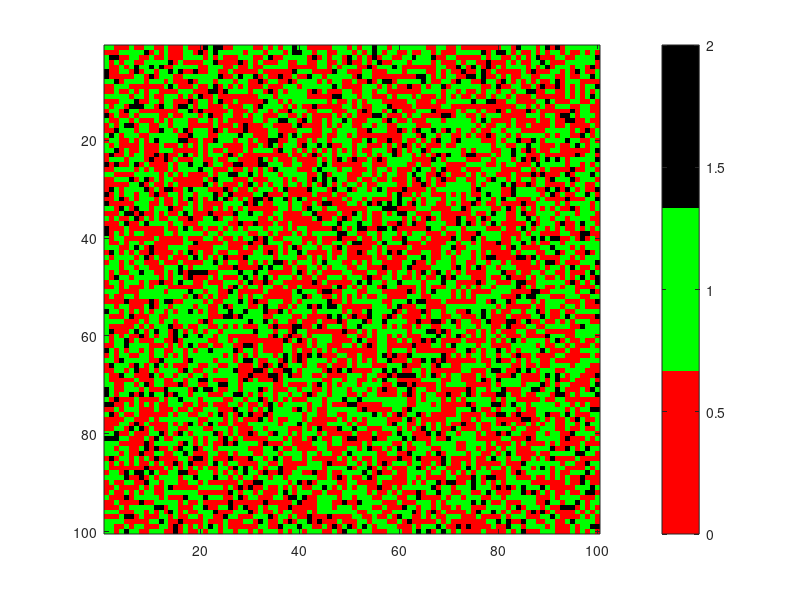

The MATLAB source for this figure: (Note: this script raises an error after producing the figure.)
candidates = [0,1,2];
weights = [0.45, 0.45, 0.10];
ROWS = 100;
COLS= 100;
grid_array = zeros(ROWS, COLS);

count_0 = 0;
count_1 = 0;
count_2 = 0;
RANDOM = logical(input("Random search or not (press 1 or 0): "));


H = input("Insert value for H: ");
SAVE_PICTURE=logical(input("Save picture or not (press 1 or 0): "));
for i = 1:ROWS
row = randsample(candidates, COLS, true, weights);
count_0 = count_0 + sum(row == 0);
count_1 = count_1 + sum(row == 1);
count_2 = count_2 + sum(row == 2);
disp(row)
grid_array(i, :) = row;
end

h=imagesc(grid_array);


% set the color map to display 0s as black, 1s as red, and 2s as green
colormap([1 0 0; 0 1 0;0 0 0]);

% add a colorbar to show the mapping of values to colors
colorbar;
disp(['number of reds: ', num2str(count_0)]);
disp(['number of blue: ', num2str(count_1)]);
disp(['number of empty: ', num2str(count_2)]);

happy_array=zeros(ROWS, COLS);
for i = 1:ROWS
    for j = 1:COLS

        happy_array(i, j) = false;
    end
end


counter =1;
percentage_happiness =0.;
happy_array_over_iters=[];
results_dict = struct('Random', [], 'iterations', [], 'H', []);
count_previous_happines=0;
while true
    
    if mod(counter, 1000) == 0 % every x iterations, show the grid_array
        disp(['iteration # ', num2str(counter)]);
    end
    % for each row and column
    for i = 1:ROWS
        for j = 1:COLS
            if grid_array(i,j) ~= 2 % if the cell is happy, skip it
                count_same_race = 0; % counter for counting number of same race neighbors
                % conditions if the cell is on the edge of the grid_array
                if i==1 && j==1
                    count_same_race = count_same_race+count_near_cells(i, j, ROWS, COLS, grid_array);
                elseif i==1

                    count_same_race = count_same_race+count_near_cells_y(i, j, ROWS, COLS, grid_array);
                elseif j==1
                    count_same_race = count_same_race+count_near_cells_x(i, j, ROWS, COLS, grid_array);
                else

                    if grid_array(i,j) == grid_array(i-1,j)
                        count_same_race = count_same_race + 1;
                    end
                    if grid_array(i,j) == grid_array(i,j-1)
                        count_same_race = count_same_race + 1;
                    end
                    if grid_array(i,j) == grid_array(i-1,j-1)
                        count_same_race = count_same_race + 1;
                    end
                    if grid_array(i,j) == grid_array(mod(i,ROWS)+1,j)
                        count_same_race = count_same_race + 1;
                    end
                    if grid_array(i,j) == grid_array(i,mod(j,COLS)+1)
                        count_same_race = count_same_race + 1;
                    end
                    if grid_array(i,j) == grid_array(mod(i,ROWS)+1,mod(j,COLS)+1)
                        count_same_race = count_same_race + 1;
                    end
                    if grid_array(i,j) == grid_array(mod(i,ROWS)+1,j-1)
                        count_same_race = count_same_race + 1;
                    end
                    if grid_array(i,j) == grid_array(i-1,mod(j,COLS)+1)
                        count_same_race = count_same_race + 1;
                    end
                end
                % check if the cell is happy
                happy_array(i,j) = count_same_race >= H; % updating happy matrix
            end
        end
    end
    happy_agents = sum(happy_array & (grid_array ~= 2), 'all');
    percentage_happiness = (happy_agents/(count_0 + count_1))*100.;
    if( counter>1001)
        count_previous_happines=0;
        for iter=length(happy_array_over_iters)-1000:length(happy_array_over_iters)-1
            if(happy_array_over_iters(iter) >= percentage_happiness)
                count_previous_happines=count_previous_happines+1;
            end
        end
    end
    happy_array_over_iters(counter) = percentage_happiness;
    %fprintf("%.2f percentage of happiness: ", percentage_happiness);
    if(mod(counter, 400)==0 && percentage_happiness>60.)
        fprintf("percentage of happiness: %.2f\r\n", percentage_happiness);
    end
    if(count_previous_happines>950)
        disp("Applying early stopping");
        fprintf( "percentage of happiness: %.2f\r\n", percentage_happiness);
        if(SAVE_PICTURE)
            save_grid(results_dict, counter, RANDOM, H);
        end
        break;
    end
    if (happy_agents == (count_0 + count_1))
        if(SAVE_PICTURE)
            save_grid(results_dict, counter, RANDOM, H);
        end
        break;
    end
    
    % loop for moving the unhappy agents
    for i = 1:ROWS
        for j = 1:COLS
            % perform actions only if the cell is unhappy and not empty
            if (grid_array(i,j) ~= 2 && ~happy_array(i,j))
                % random method. Moving randomly until finding an empty cell
                if (RANDOM)
                    direction_axis_0 = randi([-1, 1]);
                    direction_axis_1 = randi([-1, 1]);
                    pos_x = i + direction_axis_0;
                    pos_y = j + direction_axis_1;
                    
                    % conditions for checking if the new position is out of range
                    [pos_x, pos_y] = check_boundaries(pos_x, pos_y, ROWS, COLS);
                    
                    % loop to check if the new position is empty
                    while (grid_array(pos_x, pos_y) ~= 2)
                        direction_axis_0 = randi([-1, 1]);
                        direction_axis_1 = randi([-1, 1]);
                        pos_x = pos_x + direction_axis_0;
                        pos_y = pos_y + direction_axis_1;
                        
                        % conditions for checking if the new position is out of range
                        [pos_x, pos_y] = check_boundaries(pos_x, pos_y, ROWS, COLS);
                    end
                else
                    pos_x = i;
                    pos_y = j;
                    radius = 1;
                    flag = false;
                    
                    while ~flag
                        for x = pos_x - radius : pos_x + radius
                            for y = pos_y - radius : pos_y + radius
                                x_mod = mod(x - 1, ROWS) + 1;
                                y_mod = mod(y - 1, COLS) + 1;
                                if (grid_array(x_mod, y_mod) == 2)
                                    flag = true;
                                    pos_x = x_mod;
                                    pos_y = y_mod;
                                    break; % exit if the empty cell is found
                                end
                            end
                            if flag
                                break;
                            end
                        end
                        radius = radius + 1; % increasing the radius
                        
                    end

                end
                
                % moving the agent and updating the old position with an empty cell
                tmp = grid_array(i,j);
                grid_array(i,j) = 2;
                grid_array(pos_x,pos_y) = tmp;
            end
        end
    end
    set(h, 'CData', grid_array);
    
    drawnow;
    counter = counter + 1;

end

figure
plot(happy_array_over_iters);
title('Happiness over iterations')
xlabel("Iterations")
ylabel("happiness")
grid on;
saveas(gcf,sprintf('Convergence/ConvergenceH%dRandom_%d', H, RANDOM))


function [] = save_grid(results_dict, counter, RANDOM, H)
fprintf('iterations needed to converge: %d\n', counter);
        results_dict.iterations(end+1) = counter;
        results_dict.H(end+1) = H;
        results_dict.Random(end+1) = RANDOM;
        saveas(gcf, sprintf('results/iterations_%d_H_%d_random_%d.png', counter, H, RANDOM));
end
